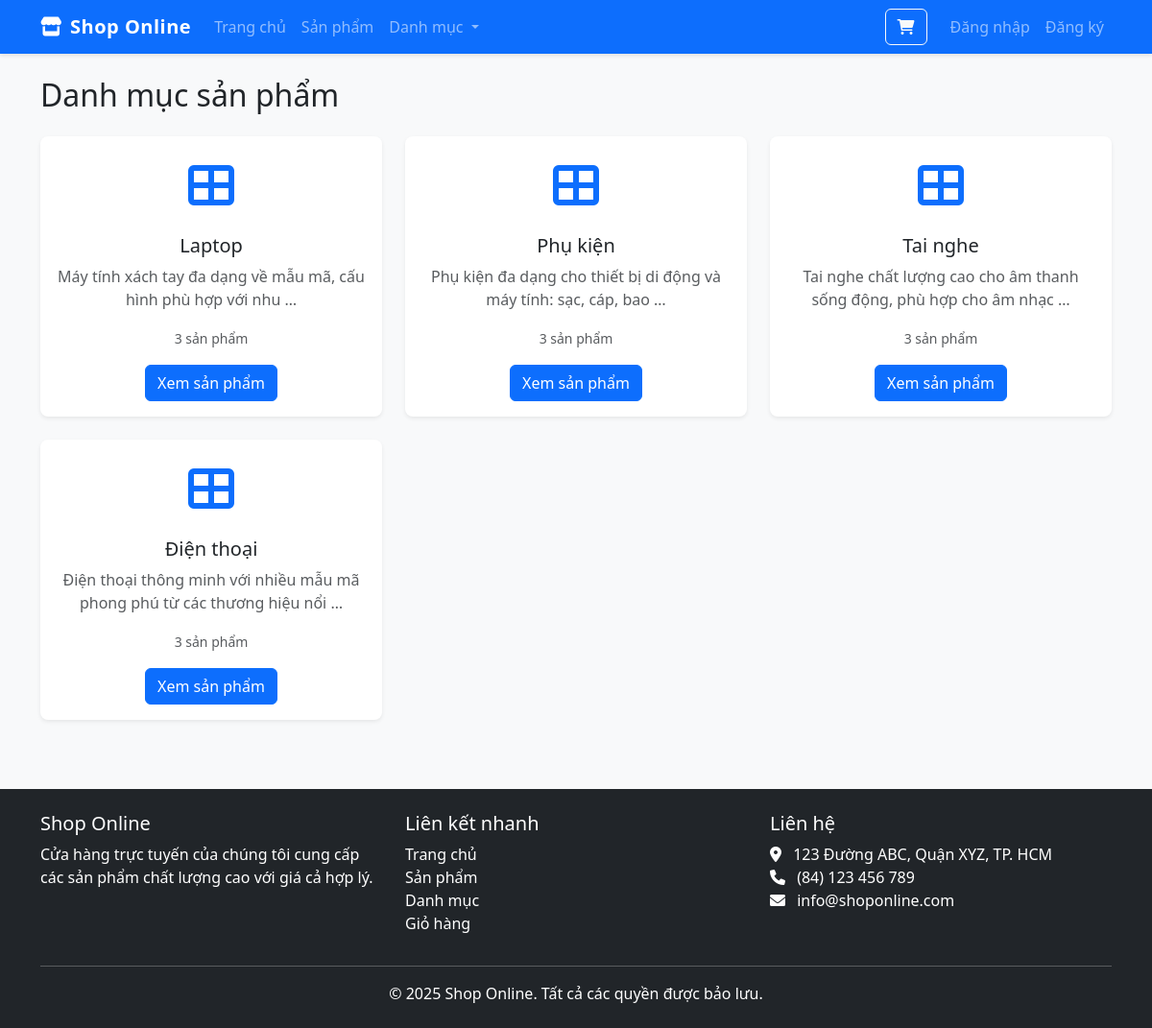
The app's page /products/categories/, older data.
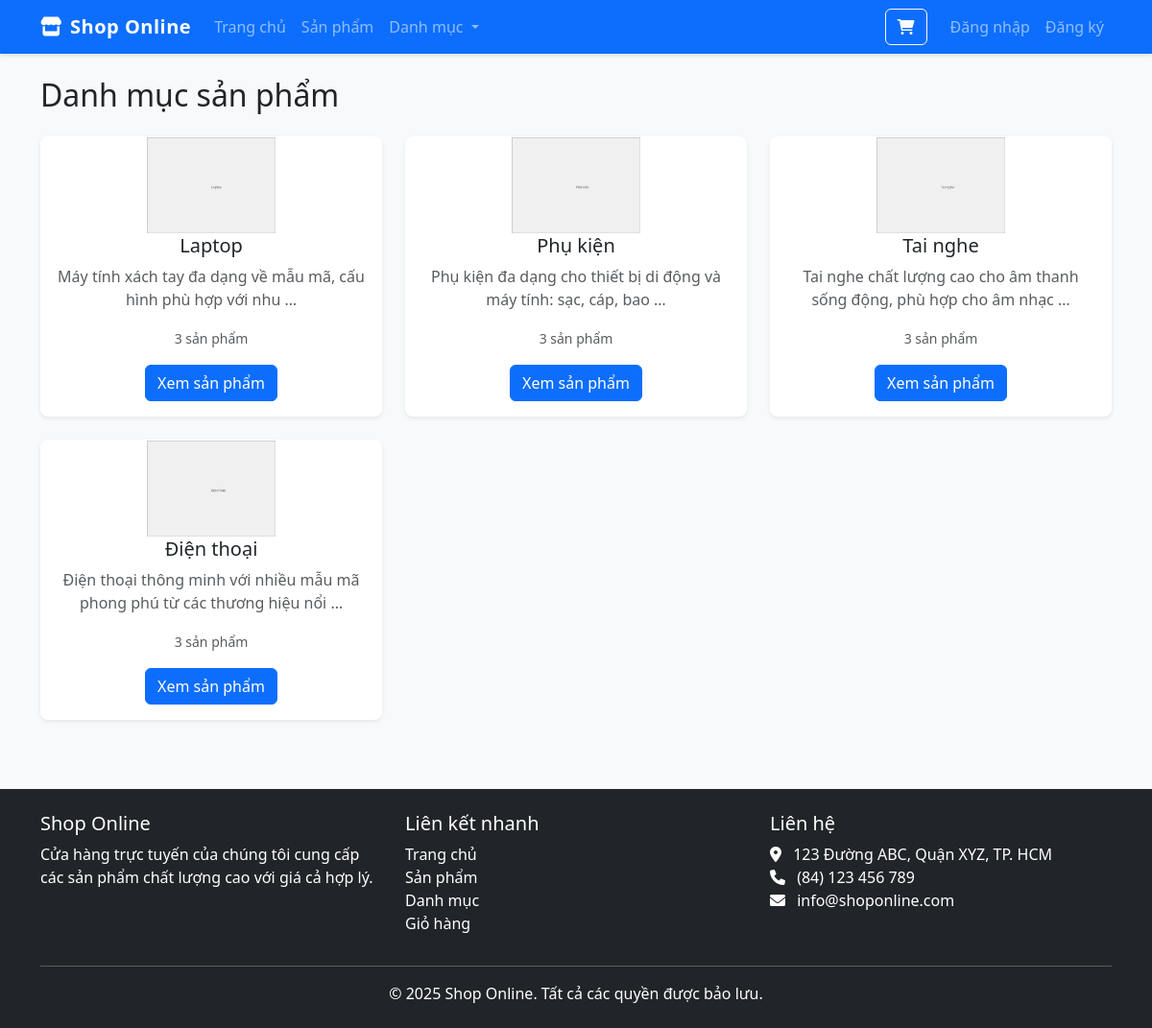
The same page, newer data.
### products/models.py (models this page shows, shortened)
class Category(models.Model):
    name = models.CharField(max_length=100)
    slug = models.SlugField(max_length=100, unique=True)
    description = models.TextField(blank=True)
    image = models.ImageField(upload_to='categories/', blank=True, null=True)
    class Meta:
        ordering = ('name',)
        verbose_name = 'category'
        verbose_name_plural = 'categories'
    def get_absolute_url(self):
        return reverse('products:product_list_by_category', args=[self.slug])

### products/views.py (the view)
# urls.py: path('categories/', views.category_list, name='category_list'),
def category_list(request):
    categories = Category.objects.all()
    return render(request, 'products/category_list.html', {'categories': categories})

### cart/cart.py (called while the page is built)
    def __len__(self):
        return sum(item['quantity'] for item in self.cart.values())

### cart/context_processors.py (called while the page is built)
def cart(request):
    return {'cart': Cart(request)}

### products/context_processors.py (called while the page is built)
def categories(request):
    return {'categories': Category.objects.all()}

### templates/products/category_list.html (shortened to what this page needs)
{% extends 'base.html' %}
{% block content %}
<h2 class="mb-4">Danh mục sản phẩm</h2>
<div class="row g-4">
    {% for category in categories %}
        <div class="col-md-4">
            <div class="card h-100 shadow-sm border-0">
                <div class="card-body text-center">
                    <div class="category-icon mb-3">
                        {% if category.image %}
                            <img src="{{ category.image.url }}" alt="{{ category.name }}" class="img-fluid category-image">
                        {% else %}
                            <i class="fas fa-th-large fa-3x text-primary"></i>
                        {% endif %}
                    </div>
                    <h5 class="card-title">{{ category.name }}</h5>
                    <p class="card-text text-muted">{{ category.description|default:'Không có mô tả'|truncatewords:15 }}</p>
                    <p class="card-text"><small class="text-muted">{{ category.products.count }} sản phẩm</small></p>
                    <a href="{{ category.get_absolute_url }}" class="btn btn-primary">Xem sản phẩm</a>
                </div>
            </div>
        </div>
    {% empty %}
        <div class="col-12">
            <div class="alert alert-info">
                <p class="mb-0">Không có danh mục nào.</p>
            </div>
        </div>
    {% endfor %}
</div>
{% endblock %}

### templates/base.html (shortened to what this page needs)
<!DOCTYPE html>
{% load static %}
<html lang="vi">
<head>
    <link href="https://cdn.jsdelivr.net/npm/bootstrap@5.3.0-alpha1/dist/css/bootstrap.min.css" rel="stylesheet">
    <link rel="stylesheet" href="https://cdnjs.cloudflare.com/ajax/libs/font-awesome/6.0.0/css/all.min.css">
    <link rel="stylesheet" href="{% static 'css/styles.css' %}">
</head>
<body>
    <nav class="navbar navbar-expand-lg navbar-dark bg-primary">
        <div class="container">
            <a class="navbar-brand" href="{% url 'home' %}">
                <i class="fas fa-store me-2"></i>Shop Online
            </a>
            <div class="collapse navbar-collapse" id="navbarSupportedContent">
                <ul class="navbar-nav me-auto mb-2 mb-lg-0">
                    <li class="nav-item">
                        <a class="nav-link" href="{% url 'home' %}">Trang chủ</a>
                    </li>
                    <li class="nav-item">
                        <a class="nav-link" href="{% url 'products:product_list' %}">Sản phẩm</a>
                    </li>
                    <li class="nav-item dropdown">
                        <a class="nav-link dropdown-toggle" href="#" id="navbarDropdown" role="button" data-bs-toggle="dropdown">
                            Danh mục
                        </a>
                    </li>
                </ul>
                <div class="d-flex me-3">
                    <a href="{% url 'cart:cart_detail' %}" class="btn btn-outline-light position-relative">
                        <i class="fas fa-shopping-cart"></i>
                    </a>
                </div>
                <ul class="navbar-nav mb-2 mb-lg-0">
                    {% if user.is_authenticated %}
                        <li class="nav-item dropdown">
                            <a class="nav-link dropdown-toggle" href="#" id="navbarDropdown" role="button" data-bs-toggle="dropdown">
                                <i class="fas fa-user me-1"></i>{{ user.username }}
                            </a>
                            <ul class="dropdown-menu dropdown-menu-end">
                                <li><a class="dropdown-item" href="{% url 'accounts:profile' %}">Tài khoản của tôi</a></li>
                                <li><a class="dropdown-item" href="{% url 'orders:order_history' %}">Lịch sử đơn hàng</a></li>
                                {% if user.is_staff %}
                                    <li><hr class="dropdown-divider"></li>
                                    <li><a class="dropdown-item" href="{% url 'admin:index' %}">Admin</a></li>
                                {% endif %}
                                <li><hr class="dropdown-divider"></li>
                                <li><a class="dropdown-item" href="{% url 'accounts:logout' %}">Đăng xuất</a></li>
                            </ul>
                        </li>
                    {% else %}
                        <li class="nav-item">
                            <a class="nav-link" href="{% url 'accounts:login' %}">Đăng nhập</a>
                        </li>
                        <li class="nav-item">
                            <a class="nav-link" href="{% url 'accounts:register' %}">Đăng ký</a>
                        </li>
                    {% endif %}
                </ul>
            </div>
        </div>
    </nav>
    <main class="container py-4">
        {% block content %}{% endblock %}
    </main>
    <footer class="bg-dark text-white py-4 mt-5">
        <div class="container">
            <div class="row">
                <div class="col-md-4">
                    <h5>Shop Online</h5>
                    <p>Cửa hàng trực tuyến của chúng tôi cung cấp các sản phẩm chất lượng cao với giá cả hợp lý.</p>
                </div>
                <div class="col-md-4">
                    <h5>Liên kết nhanh</h5>
                    <ul class="list-unstyled">
                        <li><a href="{% url 'home' %}" class="text-white">Trang chủ</a></li>
                        <li><a href="{% url 'products:product_list' %}" class="text-white">Sản phẩm</a></li>
                        <li><a href="{% url 'products:category_list' %}" class="text-white">Danh mục</a></li>
                        <li><a href="{% url 'cart:cart_detail' %}" class="text-white">Giỏ hàng</a></li>
                    </ul>
                </div>
                <div class="col-md-4">
                    <h5>Liên hệ</h5>
                    <address>
                        <i class="fas fa-map-marker-alt me-2"></i> 123 Đường ABC, Quận XYZ, TP. HCM<br>
                        <i class="fas fa-phone me-2"></i> (84) 123 456 789<br>
                        <i class="fas fa-envelope me-2"></i> info@shoponline.com
                    </address>
                </div>
            </div>
            <hr>
            <div class="text-center">
                <p class="mb-0">© 2025 Shop Online. Tất cả các quyền được bảo lưu.</p>
            </div>
        </div>
    </footer>
</body>
</html>

### static/css/styles.css (style rules this page uses)
:root { --primary-color: #0d6efd; --secondary-color: #6c757d; --success-color: #198754; --info-color: #0dcaf0; --warning-color: #ffc107; --danger-color: #dc3545; --light-color: #f8f9fa; --dark-color: #212529; }
body { font-family: 'Segoe UI', Tahoma, Geneva, Verdana, sans-serif; color: var(--dark-color); background-color: #f8f9fa; }
a { text-decoration: none; }
.navbar { box-shadow: 0 2px 4px rgba(0, 0, 0, 0.1); }
.navbar-brand { font-weight: 700; letter-spacing: 0.5px; }
.card { border-radius: 8px; border: none; box-shadow: 0 2px 10px rgba(0, 0, 0, 0.05); transition: transform 0.3s, box-shadow 0.3s; }
.category-image { max-height: 100px; width: auto; object-fit: contain; }
.category-icon { height: 70px; display: flex; align-items: center; justify-content: center; }
footer { margin-top: 50px; }
footer a { text-decoration: none; }
.bg-primary { background-color: var(--primary-color) !important; }

Row changes from the older to the newer data that the page shows:
changed Category "Laptop": image: picture added; image empty → "categories/laptop.jpg" (drawn)
changed Category "Phụ kiện": image: picture added; image empty → "categories/phu-kien.jpg" (drawn)
changed Category "Tai nghe": image: picture added; image empty → "categories/tai-nghe.jpg" (drawn)
changed Category "Điện thoại": image: picture added
